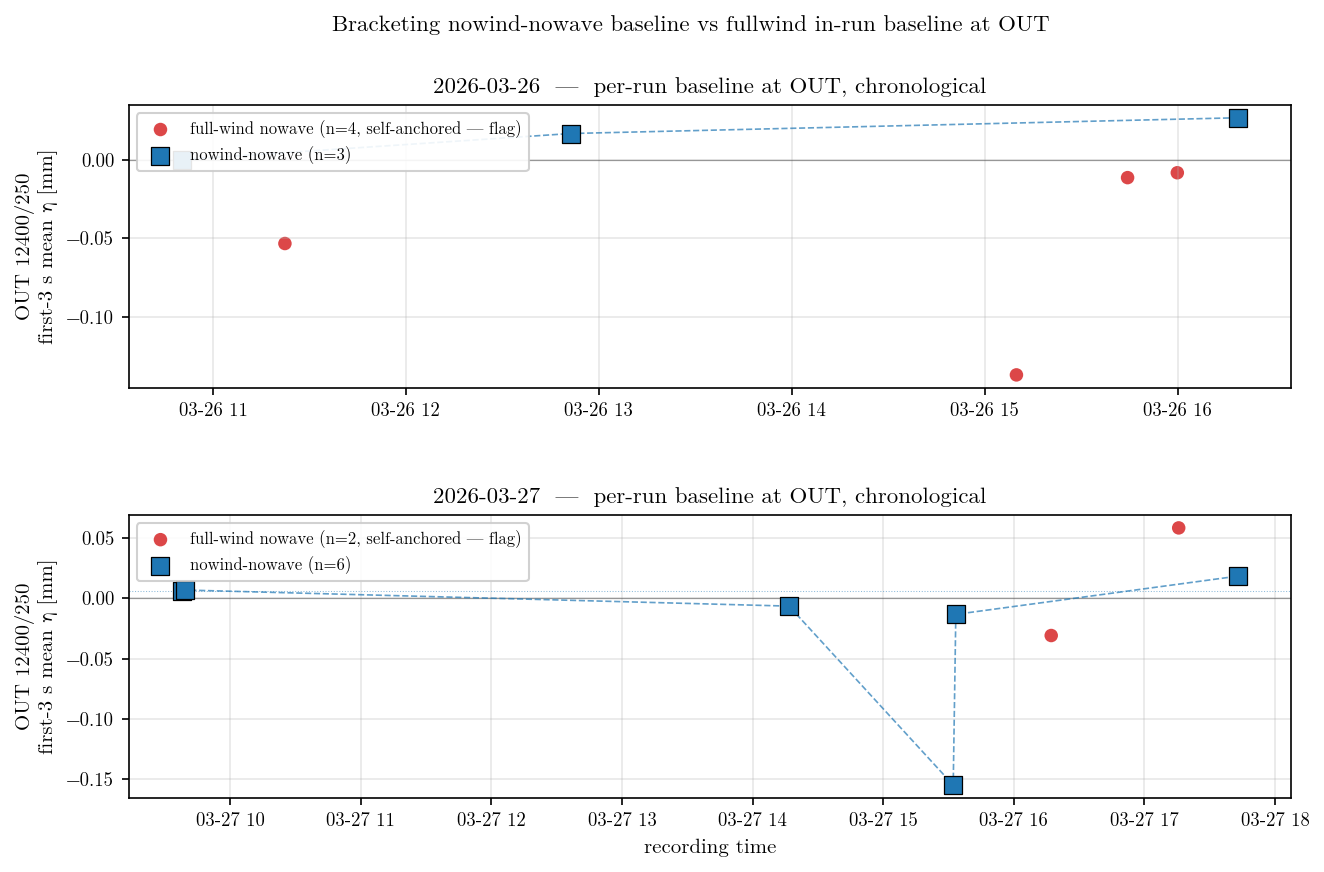

Write Python code to recreate this figure.
"""
Bracketing-baseline drift at OUT (12400/250) — follow-up (2026-05-05).
======================================================================

Reuses analysis_scratch/wind_qc_3s_per_run.csv (produced by wind_qc_3s.py).
That CSV stores, for every "ok" run in the two canon -lowrange folders,
the per-probe mean and std of the FIRST 3 s of recording. The η in the
processed cache is already zeroed against a per-run stillwater anchor (the
first 1 s of THIS run by default — see processor.py), so:

  • For NOWIND-NOWAVE runs: the anchor is genuinely settled stillwater, so
    `mean_12400/250` ≈ first-3 s mean − first-1 s mean ≈ 0 by construction
    AT t=0 of that run, BUT we are comparing the same column across runs,
    each anchored separately. The CHRONOLOGICAL drift across nowind-nowave
    runs reflects the day's accumulated bias of "first 1 s anchor at run
    start" relative to the day's first stillwater anchor — i.e. how much
    the absolute water level drifts between settled states. This is the
    bracketing-Δ the question is about.

  • For FULLWIND-NOWAVE runs: the anchor is the first 1 s of THAT run,
    which is ALREADY wind-on. `mean_12400/250` is then the difference
    between two wind-on means (3 s vs 1 s of the same run) and is near
    zero BY CONSTRUCTION. It does NOT report the wind-setup magnitude.
    To recover absolute wind setup at OUT during a fullwind run, one
    would need the raw `Stillwater Probe 12400/250` baseline column from
    meta.json or a run anchored to a separate stillwater reference.
    Not in this script's scope.

So this script reports ONLY the nowind-nowave bracketing comparison (start
vs end of day) — the question the user asked. Fullwind-nowave numbers are
shown on the plot for completeness but are explicitly flagged as
self-anchored and not interpretable as wind setup.

Outputs:
    analysis_scratch/wind_setup_bracketing_baseline.png
"""

from pathlib import Path
import pandas as pd
import numpy as np
import matplotlib
matplotlib.use("Agg")
import matplotlib.pyplot as plt

import sys
sys.path.insert(0, str(Path(__file__).parent.parent))
from wavescripts.plot_utils import apply_thesis_style, WIND_COLOR_MAP

apply_thesis_style()

BASE = Path("/Users/ole/Kodevik/wave_project")
CSV  = BASE / "analysis_scratch/wind_qc_3s_per_run.csv"
OUT  = BASE / "analysis_scratch/wind_setup_bracketing_baseline.png"

df = pd.read_csv(CSV)
df["dt"] = pd.to_datetime(df["run_mtime"], unit="s")
df = df.sort_values("run_mtime").reset_index(drop=True)

# Nowind-nowave (bracketing settled states).
nw = df[(df["WindCondition"] == "no") & (df["is_wave"] == False)].copy()
# Fullwind-nowave (in-wind baseline at OUT — first 3 s sees fully developed wind).
fw = df[(df["WindCondition"] == "full") & (df["is_wave"] == False)].copy()
# Lowwind-nowave (if any).
lo = df[(df["WindCondition"] == "lowest") & (df["is_wave"] == False)].copy()

print(f"\nBracketing-baseline drift at OUT (12400/250)\n{'='*62}")
print(f"Source: {CSV.relative_to(BASE)}\n")

print(f"Nowind-nowave runs:  n={len(nw)}")
print(nw[["file_date", "run_idx", "mean_12400/250", "sigma_12400/250"]]
      .to_string(index=False))

# Per-day bracket: first vs last nowind-nowave run on each day.
print("\nPer-day brackets (last − first nowind-nowave on each day):")
for d, sub in nw.groupby("file_date"):
    sub = sub.sort_values("run_mtime")
    if len(sub) < 2:
        print(f"   {d}: only n={len(sub)} nowind-nowave run — no bracket.")
        continue
    first, last = sub.iloc[0], sub.iloc[-1]
    delta = last["mean_12400/250"] - first["mean_12400/250"]
    hours = (last["run_mtime"] - first["run_mtime"]) / 3600.0
    print(f"   {d}: Δη_OUT (last − first) = {delta:+.3f} mm "
          f"over {hours:.1f} h, n_between={len(sub)-2}")

print(f"\nFullwind-nowave runs (FLAG: self-anchored, not wind setup):  n={len(fw)}")
print(f"   `mean_12400/250` here = mean(first 3 s, η-zeroed) where the η-zero")
print(f"   is the first 1 s of THE SAME RUN. Both windows are wind-on, so the")
print(f"   value is near zero by construction. It does NOT report wind setup.")
if len(fw):
    print(f"   range:  min={fw['mean_12400/250'].min():+.2f}  "
          f"max={fw['mean_12400/250'].max():+.2f}  "
          f"mean={fw['mean_12400/250'].mean():+.2f}  "
          f"std={fw['mean_12400/250'].std():.2f}  mm")

print(f"\nLowwind-nowave runs:  n={len(lo)}")
if len(lo):
    print(f"   range:  min={lo['mean_12400/250'].min():+.2f}  "
          f"max={lo['mean_12400/250'].max():+.2f}  mm")

# ── Plot ───────────────────────────────────────────────────────────────────
fig, axes = plt.subplots(2, 1, figsize=(10, 6.0), sharex=False,
                         gridspec_kw={"hspace": 0.45})

date_offsets = {d: i for i, d in enumerate(sorted(df["file_date"].unique()))}

for ax, date in zip(axes, sorted(df["file_date"].unique())):
    sub = df[df["file_date"] == date].sort_values("run_mtime")
    sub_nw = sub[(sub["WindCondition"] == "no") & (sub["is_wave"] == False)]
    sub_fw = sub[(sub["WindCondition"] == "full") & (sub["is_wave"] == False)]
    sub_lo = sub[(sub["WindCondition"] == "lowest") & (sub["is_wave"] == False)]

    ax.scatter(sub_fw["dt"], sub_fw["mean_12400/250"], s=42,
               color=WIND_COLOR_MAP.get("full", "#C84F4F"),
               edgecolor="none", alpha=0.85,
               label=f"full-wind nowave (n={len(sub_fw)}, self-anchored — flag)")
    if len(sub_lo):
        ax.scatter(sub_lo["dt"], sub_lo["mean_12400/250"], s=42,
                   color=WIND_COLOR_MAP.get("lowest", "#3B9C57"),
                   edgecolor="none", alpha=0.85,
                   label=f"low-wind nowave (n={len(sub_lo)})")
    ax.scatter(sub_nw["dt"], sub_nw["mean_12400/250"], s=70,
               color=WIND_COLOR_MAP.get("no", "#1F4E8C"),
               edgecolor="black", linewidth=0.6, marker="s", zorder=5,
               label=f"nowind-nowave (n={len(sub_nw)})")
    # Connect bracketing nowind-nowave with a line so the day's drift is visible.
    if len(sub_nw) >= 2:
        ax.plot(sub_nw["dt"], sub_nw["mean_12400/250"],
                color=WIND_COLOR_MAP.get("no", "#1F4E8C"),
                lw=0.8, ls="--", alpha=0.7, zorder=4)

    ax.axhline(0, color="#444", lw=0.6, alpha=0.5)
    # Reference line at the day's first nowind-nowave value to show drift
    # relative to that anchor.
    if len(sub_nw):
        first_nw = sub_nw.iloc[0]["mean_12400/250"]
        if abs(first_nw) > 1e-6:
            ax.axhline(first_nw, color=WIND_COLOR_MAP.get("no", "#1F4E8C"),
                       lw=0.5, ls=":", alpha=0.5)
    ax.set_ylabel("OUT 12400/250\nfirst-3 s mean η [mm]")
    ax.set_title(f"{date}  —  per-run baseline at OUT, chronological")
    ax.legend(loc="upper left", framealpha=0.9, fontsize=8)
    ax.grid(True, alpha=0.3)

axes[-1].set_xlabel("recording time")

fig.suptitle("Bracketing nowind-nowave baseline vs fullwind in-run baseline at OUT",
             fontsize=11)
fig.savefig(OUT, dpi=150, bbox_inches="tight")
plt.close(fig)
print(f"\n   PNG → {OUT.relative_to(BASE)}")
print("\nDone.")
